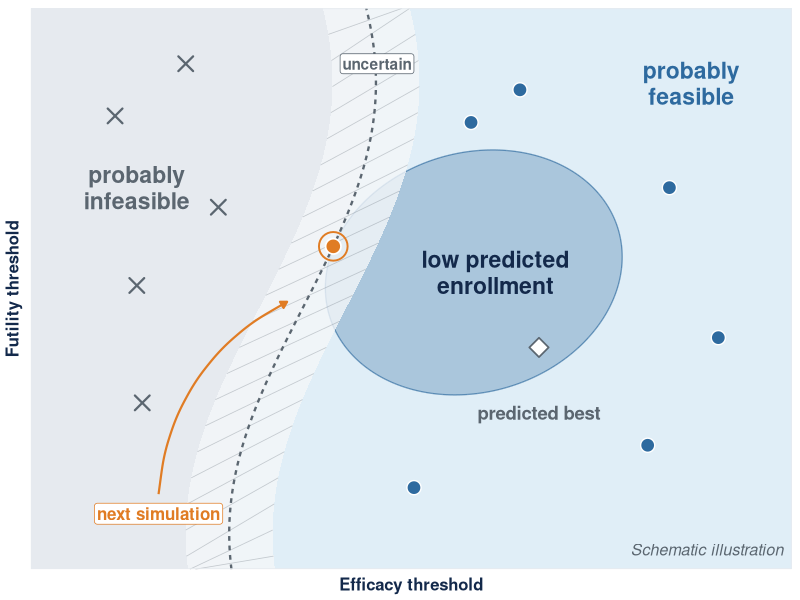

Recreate this plot in R.
# make_fig_acquisition.R
# "Where should the next expensive simulation be spent?" -- acquisition-function
# intuition for the compmed BATON deck.
#
# SCHEMATIC ILLUSTRATION. Nothing here is simulation output. The feasibility
# boundary, the uncertainty band, the low-enrollment sub-region and every
# plotted evaluation are hand-drawn constructs whose only job is to teach the
# idea that a constrained-BO acquisition rule does NOT sample at the predicted
# best design. It samples where an expensive evaluation is most informative
# about improving the FEASIBLE optimum: on the uncertain edge of the feasible
# set, next to the region that looks cheapest.
#
# Visual grammar is shared with make_fig_search_intuition.R so the three
# design-space panels read as one system: same axis labels ("Efficacy
# threshold" / "Futility threshold"), blank axis text, bold navy axis titles,
# theme_minimal base, no legends, on-figure annotation only.
# Brand palette ONLY: navy #13294B, carolina #4B9CD3, carolina-deep #2E6A9F,
# graphite #5B6670, fog #F4F6F8, mist #E6EAEF, accent orange #E07C24.

library(ggplot2)

navy     <- "#13294B"
carolina <- "#4B9CD3"
cdeep    <- "#2E6A9F"
graphite <- "#5B6670"
fog      <- "#F4F6F8"
mist     <- "#E6EAEF"
accent   <- "#E07C24"

xlim <- c(0, 14)
ylim <- c(0, 8.6)

# ---- feasibility boundary: gently wavy, near-vertical curve -----------------
# infeasible to the LEFT of xb(y), feasible to the RIGHT.
xb <- function(y) 5.0 + 1.35 * sin((y - 4) / 2.2)

yy <- seq(ylim[1], ylim[2], length.out = 400)
bx <- xb(yy)
band <- 0.80  # half-width of the "uncertain" ribbon

bound_df <- data.frame(x = bx, y = yy)

infeasible_poly <- data.frame(
  x = c(bx, xlim[1], xlim[1]),
  y = c(yy, ylim[2], ylim[1])
)
feasible_poly <- data.frame(
  x = c(bx, xlim[2], xlim[2]),
  y = c(yy, ylim[2], ylim[1])
)

band_df <- data.frame(y = yy, xmin = bx - band, xmax = bx + band)

# ---- low predicted enrollment sub-region (inside the feasible set) ----------
th <- seq(0, 2 * pi, length.out = 240)
ell <- function(cx, cy, a, b, rot = 0) {
  x0 <- a * cos(th); y0 <- b * sin(th)
  data.frame(x = cx + x0 * cos(rot) - y0 * sin(rot),
             y = cy + x0 * sin(rot) + y0 * cos(rot))
}
low_en <- ell(8.15, 4.55, 2.75, 1.85, rot = 0.16)

# ---- hatching for the uncertainty ribbon ------------------------------------
# short diagonals stepped along y, each spanning the local ribbon width
ht <- seq(ylim[1] - 1.0, ylim[2] + 0.2, by = 0.40)
hatch <- data.frame(
  y    = ht,
  yend = ht + 0.80,
  x    = xb(ht) - band,
  xend = xb(ht + 0.80) + band
)
hatch <- hatch[hatch$yend > ylim[1] & hatch$y < ylim[2], ]
hatch$y    <- pmax(hatch$y, ylim[1])
hatch$yend <- pmin(hatch$yend, ylim[2])

# ---- evaluated points -------------------------------------------------------
past_infeasible <- data.frame(
  x = c(1.55, 2.85, 3.45, 1.95, 2.05),
  y = c(6.95, 7.75, 5.55, 4.35, 2.55)
)
past_feasible <- data.frame(
  x = c(7.05, 9.00, 11.75, 11.35, 12.65, 8.10),
  y = c(1.25, 7.35,  5.85,  1.90,  3.55, 6.85)
)
next_pt  <- data.frame(x = xb(4.95), y = 4.95)
# the model's predicted best design: deep inside the cheap region, far from the
# boundary, and therefore NOT where the next evaluation buys the most.
pred_best <- data.frame(x = 9.35, y = 3.40)

# labels drawn with a white plate (geom_label) rather than annotate(), because
# annotate() drops `label.size` and leaves a visible box border.
plate_labs <- data.frame(
  x     = c(6.37, 2.35),
  y     = c(7.75, 0.85),
  lab   = c("uncertain", "next simulation"),
  col   = c(graphite, accent),
  sz    = c(3.9, 4.3)
)

# ---- panel ------------------------------------------------------------------
p <- ggplot() +
  # regions
  geom_polygon(data = infeasible_poly, aes(x, y), fill = mist, colour = NA) +
  geom_polygon(data = feasible_poly, aes(x, y), fill = carolina,
               alpha = 0.17, colour = NA) +
  geom_polygon(data = low_en, aes(x, y), fill = cdeep, alpha = 0.30, colour = NA) +
  geom_path(data = low_en, aes(x, y), colour = cdeep, linewidth = 0.45, alpha = 0.65) +
  # uncertainty ribbon over the boundary
  geom_ribbon(data = band_df, aes(y = y, xmin = xmin, xmax = xmax),
              fill = fog, alpha = 0.80) +
  geom_segment(data = hatch, aes(x = x, xend = xend, y = y, yend = yend),
               colour = graphite, linewidth = 0.28, alpha = 0.30) +
  geom_path(data = bound_df, aes(x, y), colour = graphite,
            linewidth = 0.8, linetype = "22") +
  # evaluated points
  geom_point(data = past_infeasible, aes(x, y), shape = 4,
             colour = graphite, size = 4.2, stroke = 1.15) +
  geom_point(data = past_feasible, aes(x, y), shape = 21, fill = cdeep,
             colour = "white", size = 4.3, stroke = 0.7) +
  # the model's predicted best (deliberately subdued: we do NOT sample here)
  geom_point(data = pred_best, aes(x, y), shape = 23, fill = "white",
             colour = graphite, size = 4.6, stroke = 0.9) +
  geom_text(data = pred_best, aes(x, y - 1.00, label = "predicted best"),
            colour = graphite, size = 4.7, fontface = "bold") +
  # next candidate
  geom_point(data = next_pt, aes(x, y), shape = 21, fill = NA,
             colour = accent, size = 9.0, stroke = 1.0) +
  geom_point(data = next_pt, aes(x, y), shape = 21, fill = accent,
             colour = "white", size = 4.6, stroke = 0.9) +
  # annotation arrow to the next candidate
  annotate("curve", x = 2.35, y = 1.15, xend = next_pt$x - 0.85, yend = next_pt$y - 0.85,
           curvature = -0.28, linewidth = 0.75, colour = accent,
           arrow = arrow(length = unit(0.18, "cm"), type = "closed")) +
  # region labels
  annotate("text", x = 1.95, y = 5.85, label = "probably\ninfeasible",
           colour = graphite, size = 5.8, fontface = "bold", lineheight = 0.95) +
  annotate("text", x = 12.15, y = 7.45, label = "probably\nfeasible",
           colour = cdeep, size = 5.8, fontface = "bold", lineheight = 0.95) +
  annotate("text", x = 8.55, y = 4.55, label = "low predicted\nenrollment",
           colour = navy, size = 5.8, fontface = "bold", lineheight = 0.95) +
  geom_label(data = plate_labs, aes(x, y, label = lab), colour = plate_labs$col,
             size = plate_labs$sz, fill = "white", linewidth = 0,
             fontface = "bold", label.padding = unit(0.13, "lines")) +
  # caption tag
  annotate("text", x = 13.85, y = 0.30, label = "Schematic illustration",
           colour = graphite, size = 4.1, fontface = "italic", hjust = 1) +
  scale_x_continuous(limits = xlim, expand = c(0, 0)) +
  scale_y_continuous(limits = ylim, expand = c(0, 0)) +
  labs(x = "Efficacy threshold", y = "Futility threshold") +
  theme_minimal(base_size = 12) +
  theme(
    axis.title  = element_text(size = 12, face = "bold", colour = navy),
    axis.text   = element_blank(),
    panel.grid  = element_blank(),
    panel.border = element_rect(colour = mist, fill = NA, linewidth = 0.6),
    legend.position = "none",
    plot.margin = margin(6, 6, 4, 4)
  )

if (!dir.exists("images")) dir.create("images", showWarnings = FALSE)
ggsave("images/fig_acquisition_regions.png", p,
       width = 8.6, height = 4.7, dpi = 300, bg = "white")
cat("written: images/fig_acquisition_regions.png\n")
